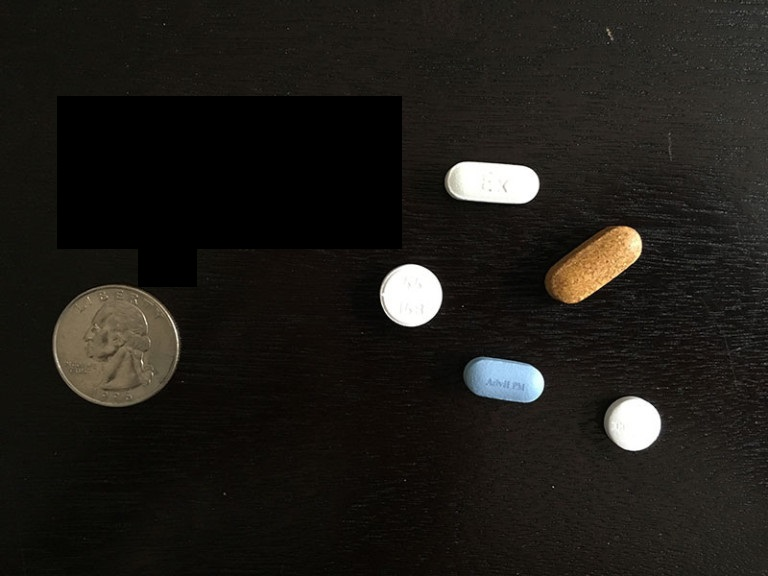
#> input picture Measuring size of objects in an image with OpenCV/Test.jpg, 768 x 576 px, found by its file name
$ python teest.py
#> lines starting #> are read from the running program, lines starting #| are printed output that depends on the picture; after the words box and inside, x2 and y2 are one past the last pixel; in counts of white or black regions, pixels touching at a corner belong together
# import the necessary packages
from scipy.spatial import distance as dist
from imutils import perspective
from imutils import contours
import numpy as np
import argparse
import imutils
import cv2

def midpoint(ptA, ptB):
    return ((ptA[0] + ptB[0]) * 0.5, (ptA[1] + ptB[1]) * 0.5)

# construct the argument parse and parse the arguments
ap = argparse.ArgumentParser()
ap.add_argument("-i", "--image",
                default = "test.jpg",
                help="path to the input image")
ap.add_argument("-w", "--width", type=float,
                default = 0.99,
                help="width of the left-most object in the image (in inches)")
args = vars(ap.parse_args())

# load the image, convert it to grayscale, and blur it slightly
image = cv2.imread(args["image"])
#> image is the input picture: shape (576, 768, 3); mean B, G, R 23.8, 28.3, 30.6
gray = cv2.cvtColor(image, cv2.COLOR_BGR2GRAY)
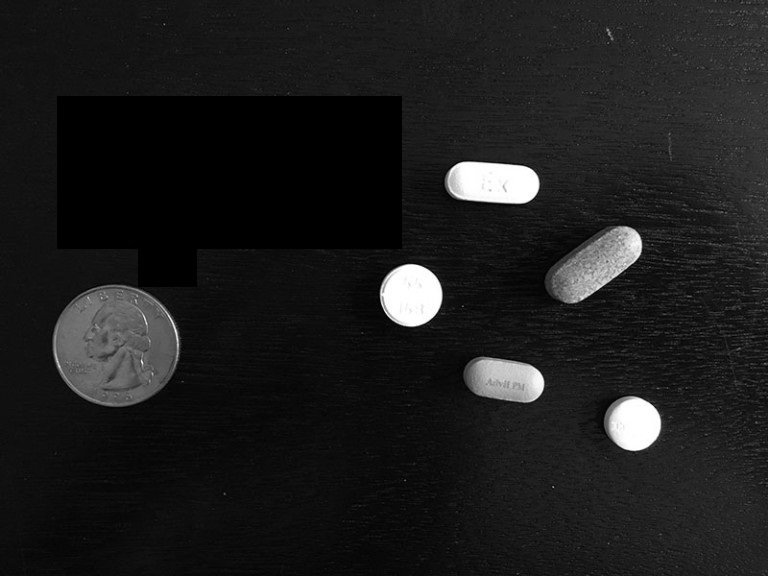
#> gray: shape (576, 768); min 0, max 255, mean 28.5
gray = cv2.GaussianBlur(gray, (7, 7), 0)


# perform edge detection, then perform a dilation + erosion to
# close gaps in between object edges
edged = cv2.Canny(gray, 50, 100)
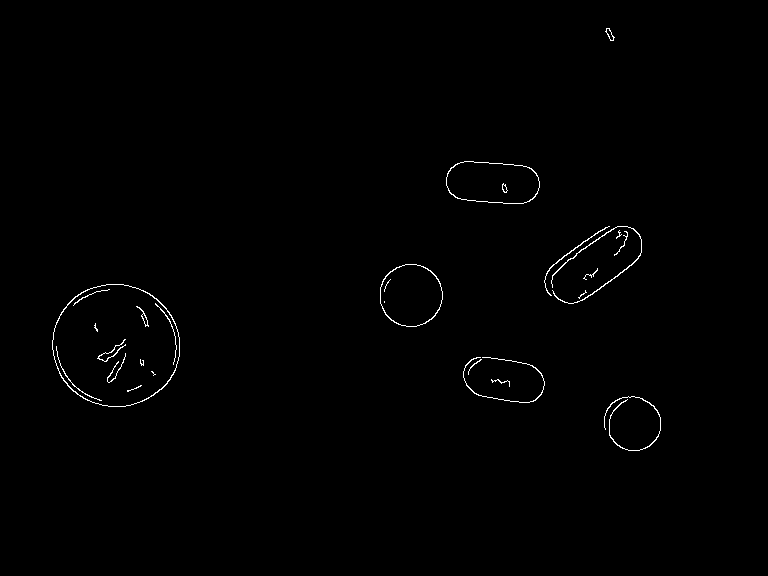
#> edged: shape (576, 768); 0.58% white in thin lines or dots, all inside (x1, y1, x2, y2) = (52, 28, 661, 451)
edged = cv2.dilate(edged, None, iterations=1)
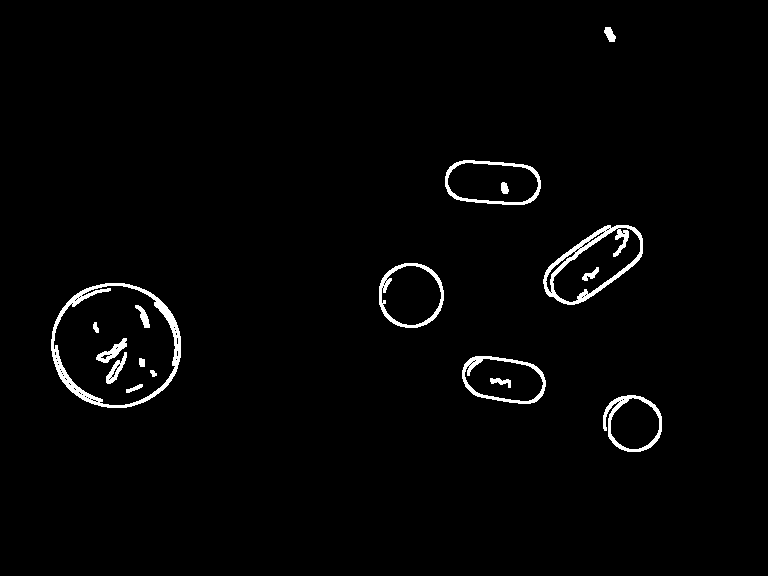
#> edged: shape (576, 768); 1.9% white; 17 white regions, largest, box (x1, y1, x2, y2) and area: (51, 283, 181, 408) 2148, (543, 225, 643, 305) 1651, (462, 356, 546, 404) 818
edged = cv2.erode(edged, None, iterations=1)
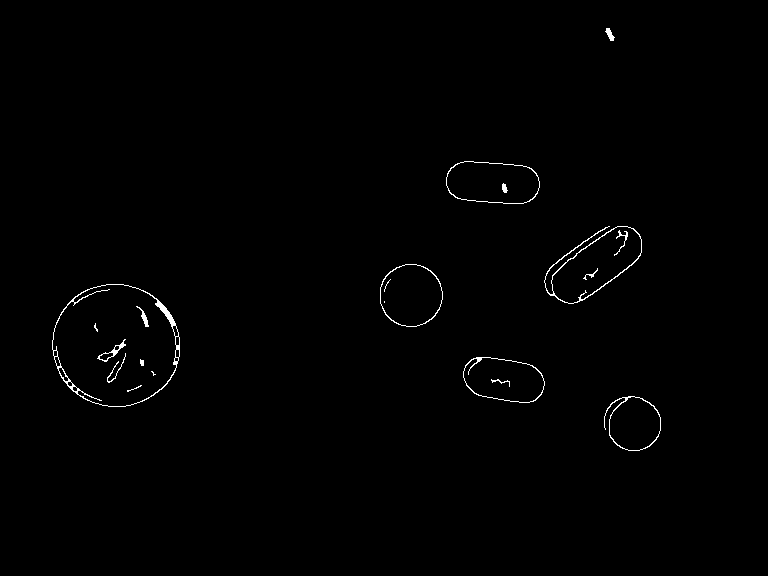
#> edged: shape (576, 768); 0.65% white in thin lines or dots, all inside (x1, y1, x2, y2) = (52, 28, 661, 451)

cv2.imshow("Image", edged)
cv2.waitKey(0)
